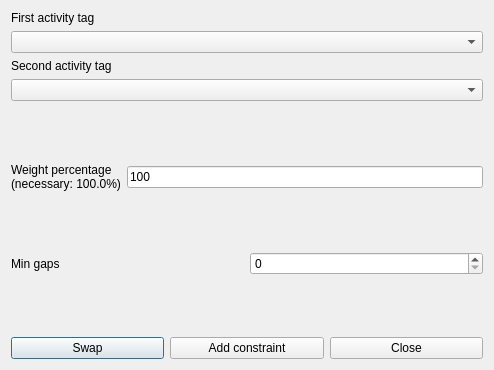
<?xml version="1.0" encoding="UTF-8"?>
<ui version="4.0">
 <class>AddConstraintStudentsMinGapsBetweenOrderedPairOfActivityTagsForm_template</class>
 <widget class="QDialog" name="AddConstraintStudentsMinGapsBetweenOrderedPairOfActivityTagsForm_template">
  <property name="geometry">
   <rect>
    <x>0</x>
    <y>0</y>
    <width>494</width>
    <height>370</height>
   </rect>
  </property>
  <property name="windowTitle">
   <string extracomment="This is the title of the dialog to add a new constraint of this type">Add students min gaps between ordered pair of activity tags</string>
  </property>
  <layout class="QVBoxLayout" name="verticalLayout_2">
   <item>
    <layout class="QVBoxLayout" name="verticalLayout">
     <item>
      <widget class="QLabel" name="firstActivityTagTextLabel">
       <property name="frameShape">
        <enum>QFrame::NoFrame</enum>
       </property>
       <property name="frameShadow">
        <enum>QFrame::Plain</enum>
       </property>
       <property name="text">
        <string>First activity tag</string>
       </property>
       <property name="wordWrap">
        <bool>false</bool>
       </property>
      </widget>
     </item>
     <item>
      <widget class="QComboBox" name="firstActivityTagComboBox">
       <property name="editable">
        <bool>false</bool>
       </property>
       <property name="insertPolicy">
        <enum>QComboBox::NoInsert</enum>
       </property>
       <property name="duplicatesEnabled">
        <bool>false</bool>
       </property>
      </widget>
     </item>
     <item>
      <widget class="QLabel" name="secondActivityTagTextLabel">
       <property name="frameShape">
        <enum>QFrame::NoFrame</enum>
       </property>
       <property name="frameShadow">
        <enum>QFrame::Plain</enum>
       </property>
       <property name="text">
        <string>Second activity tag</string>
       </property>
       <property name="wordWrap">
        <bool>false</bool>
       </property>
      </widget>
     </item>
     <item>
      <widget class="QComboBox" name="secondActivityTagComboBox">
       <property name="editable">
        <bool>false</bool>
       </property>
       <property name="insertPolicy">
        <enum>QComboBox::NoInsert</enum>
       </property>
       <property name="duplicatesEnabled">
        <bool>false</bool>
       </property>
      </widget>
     </item>
    </layout>
   </item>
   <item>
    <spacer name="spacer1">
     <property name="orientation">
      <enum>Qt::Vertical</enum>
     </property>
     <property name="sizeType">
      <enum>QSizePolicy::Expanding</enum>
     </property>
     <property name="sizeHint" stdset="0">
      <size>
       <width>20</width>
       <height>31</height>
      </size>
     </property>
    </spacer>
   </item>
   <item>
    <layout class="QHBoxLayout" name="horizontalLayout">
     <item>
      <widget class="QLabel" name="weightTextLabel">
       <property name="frameShape">
        <enum>QFrame::NoFrame</enum>
       </property>
       <property name="frameShadow">
        <enum>QFrame::Plain</enum>
       </property>
       <property name="text">
        <string>Weight percentage
(necessary: 100.0%)</string>
       </property>
       <property name="wordWrap">
        <bool>false</bool>
       </property>
      </widget>
     </item>
     <item>
      <widget class="QLineEdit" name="weightLineEdit">
       <property name="text">
        <string notr="true">100</string>
       </property>
      </widget>
     </item>
    </layout>
   </item>
   <item>
    <spacer name="spacer1_2">
     <property name="orientation">
      <enum>Qt::Vertical</enum>
     </property>
     <property name="sizeType">
      <enum>QSizePolicy::Expanding</enum>
     </property>
     <property name="sizeHint" stdset="0">
      <size>
       <width>20</width>
       <height>18</height>
      </size>
     </property>
    </spacer>
   </item>
   <item>
    <layout class="QHBoxLayout" name="horizontalLayout_2">
     <item>
      <widget class="QLabel" name="minGapsTextLabel">
       <property name="frameShape">
        <enum>QFrame::NoFrame</enum>
       </property>
       <property name="frameShadow">
        <enum>QFrame::Plain</enum>
       </property>
       <property name="text">
        <string>Min gaps</string>
       </property>
       <property name="wordWrap">
        <bool>false</bool>
       </property>
      </widget>
     </item>
     <item>
      <widget class="QSpinBox" name="minGapsSpinBox"/>
     </item>
    </layout>
   </item>
   <item>
    <spacer name="spacer1_3">
     <property name="orientation">
      <enum>Qt::Vertical</enum>
     </property>
     <property name="sizeType">
      <enum>QSizePolicy::Expanding</enum>
     </property>
     <property name="sizeHint" stdset="0">
      <size>
       <width>20</width>
       <height>16</height>
      </size>
     </property>
    </spacer>
   </item>
   <item>
    <layout class="QHBoxLayout">
     <item>
      <widget class="QPushButton" name="swapPushButton">
       <property name="text">
        <string comment="Interchange (swap) the two selected activity tags in the dialog">Swap</string>
       </property>
      </widget>
     </item>
     <item>
      <widget class="QPushButton" name="addConstraintPushButton">
       <property name="text">
        <string>Add constraint</string>
       </property>
      </widget>
     </item>
     <item>
      <widget class="QPushButton" name="closePushButton">
       <property name="text">
        <string>Close</string>
       </property>
      </widget>
     </item>
    </layout>
   </item>
  </layout>
 </widget>
 <layoutdefault spacing="6" margin="11"/>
 <resources/>
 <connections/>
</ui>
